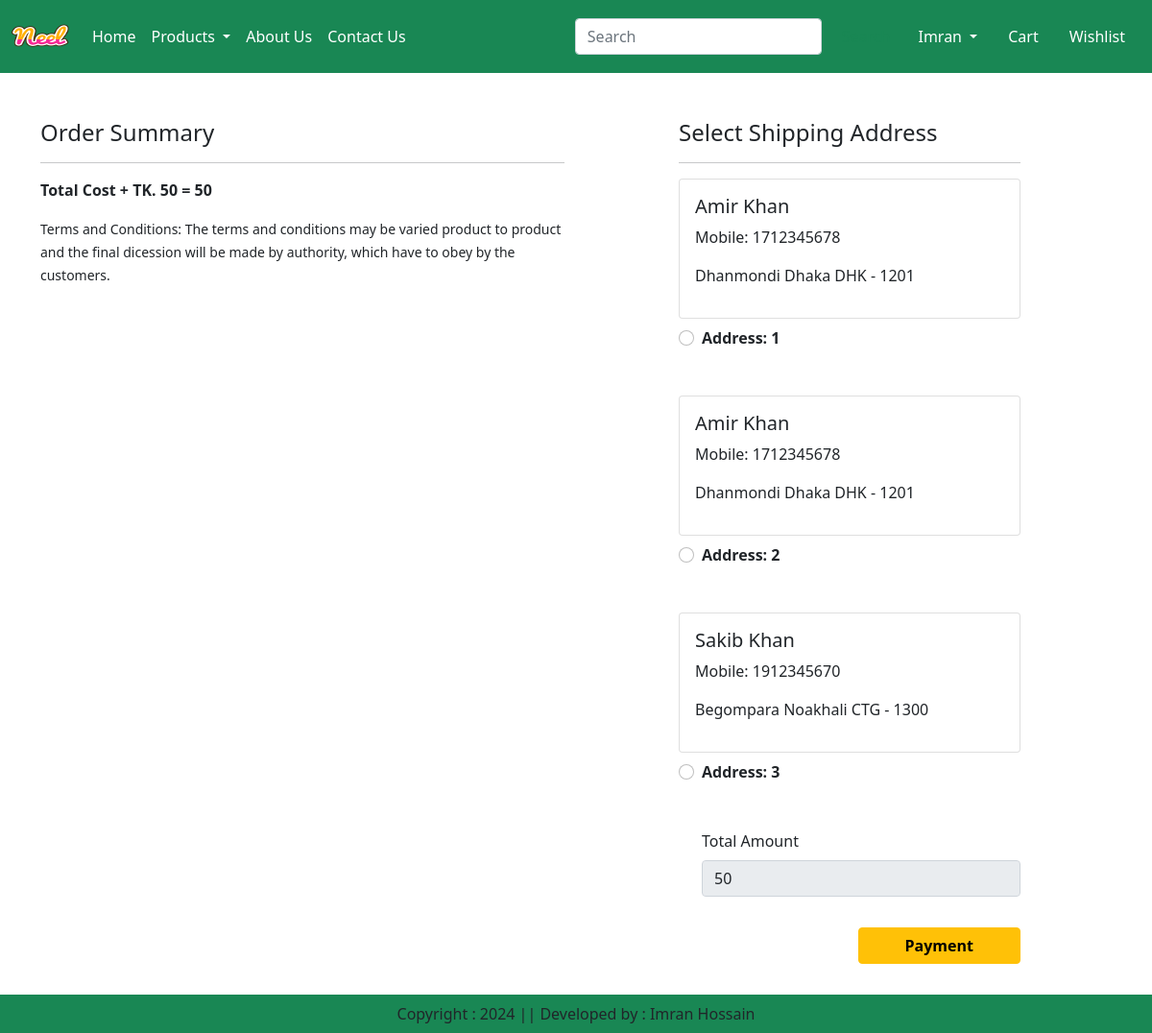
Before: /checkout/ (signed in) with the older database file.
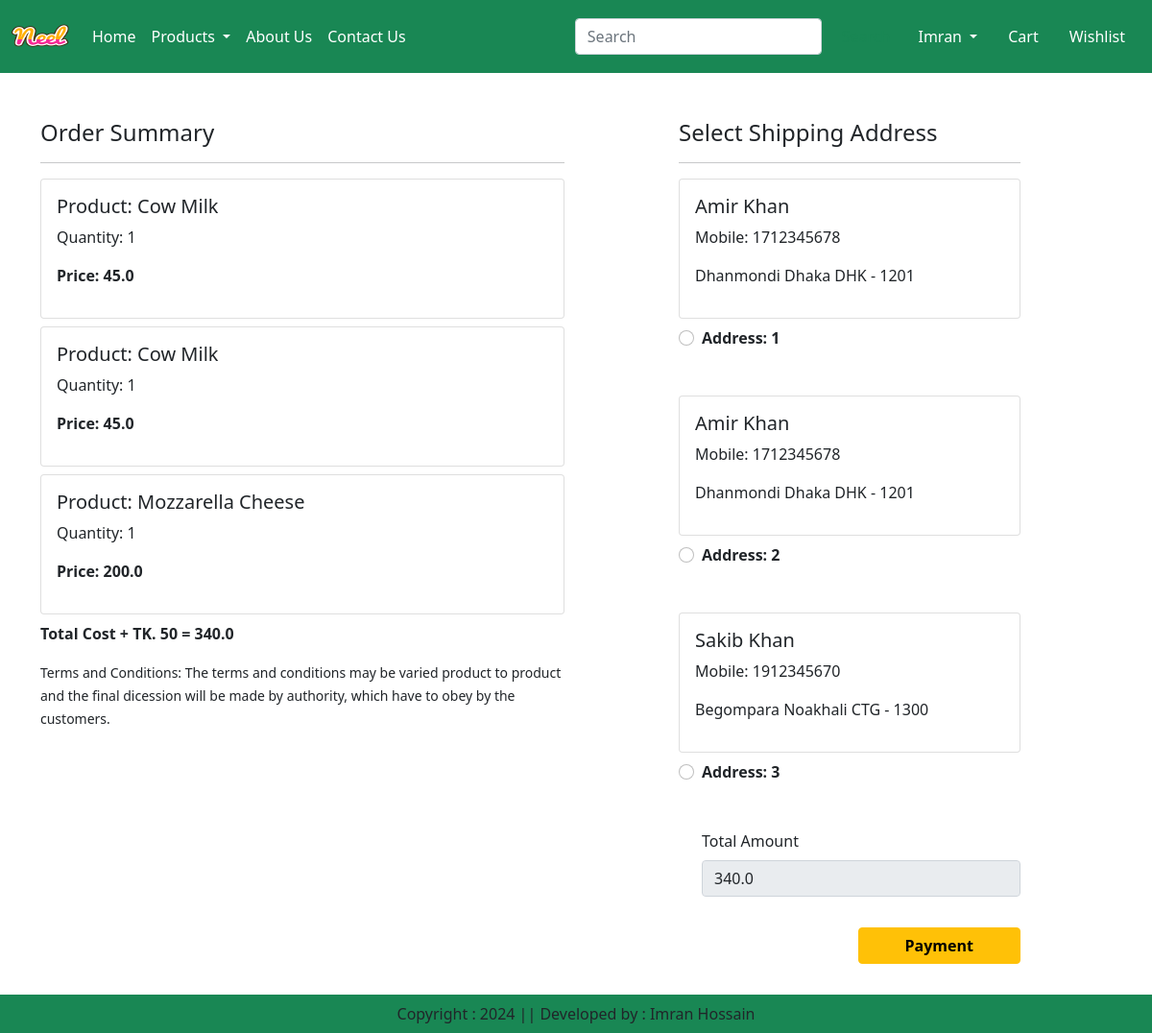
After: the same page with the newer database file.
### ecom_app/models.py (models this page shows, shortened)
class Customer(models.Model):
    user = models.ForeignKey(User, on_delete=models.CASCADE)
    name = models.CharField(max_length=200)
    locality = models.CharField(max_length=200)
    city = models.CharField(max_length=60)
    mobile = models.IntegerField(default=0)
    zipcode = models.IntegerField()
    division = models.CharField(choices=DIVI_CHOICES, max_length=100)

class Cart(models.Model):
    user = models.ForeignKey(User, on_delete=models.CASCADE)
    product = models.ForeignKey(Product, on_delete=models.CASCADE, default=1)
    quantity = models.PositiveIntegerField(default=1)

class Product(models.Model):
    title = models.CharField(max_length=100)
    selling_price = models.FloatField()
    discounted_price = models.FloatField()
    description = models.TextField()
    composition = models.TextField(default='')
    product_app = models.TextField(default='')
    category = models.CharField(choices=CATEGORY_CHOICES, max_length=2)
    product_img = models.ImageField(upload_to='product')

### ecom_app/views.py (the view)
# urls.py: path("checkout/", views.checkout.as_view(), name="checkout"),
class checkout(View):
    def get(self, request):
        user = request.user
        add = Customer.objects.filter(user=user)
        cart_items = Cart.objects.filter(user=user)
        famount = 0
        for p in cart_items:
            value = p.quantity * p.product.discounted_price
            famount = famount + value
        totalamount = famount + 50
        return render(request, "ecom_app/checkout.html", locals())

### ecom_app/templates/ecom_app/checkout.html (shortened to what this page needs)
{% extends 'ecom_app/base.html' %}
{% load static %}
{% block main-content %}
    <div class="container">
        <div class="row mt-5">
            <div class="col-sm-6">
                <h4>Order Summary</h4>
                <hr>
                {% for item in cart_items %}
                    <div class="card mb-2">
                        <div class="card-body">
                            <h5>Product: {{item.product.title}}</h5>
                            <p>Quantity: {{item.quantity}}</p>
                            <p class="fw-bold">Price: {{item.product.discounted_price}}</p>
                        </div>
                    </div>
                {% endfor %}
                <p class="fw-bold">Total Cost + TK. 50 = {{totalamount}}</p>
                <small>Terms and Conditions: The terms and conditions may be varied product to product and the final dicession will be made by authority, which have to obey by the customers.</small>
            </div>
            <div class="col-sm-4 offset-sm-1">
                <h4>Select Shipping Address</h4>
                <hr>
                <form method="post" id="myform">
                    {% for ad in add %}
                        <div class="card">
                            <div class="card-body">
                                <h5>{{ad.name}}</h5>
                                <p>Mobile: {{ad.mobile}}</p>
                                <p>{{ad.locality}} {{ad.city}} {{ad.division}} - {{ad.zipcode}}</p>
                            </div>
                        </div>
                        <div class="form-check mt-2 mb-5">
                            <input class="form-check-input" type="radio" name="custid" id="custadd{{forloop.counter}}" value="ad.id">
                            <label class="form-check-label fw-bold" for="custadd{{forloop.counter}}">
                                Address: {{forloop.counter}}
                            </label>
                        </div>
                    {% endfor %}
                    <div class="form-check mb-3">
                        <label for="totalamount" class="form-label">Total Amount</label>
                        <input type="number" class="form-control" name="totalamount" value={{totalamount}} readonly>
                    </div>
                    <div class="text-end">
                        <button id="rzp-button1" type="submit" class="btn btn-warning mt-3 px-5 fw-bold">Payment</button>
                    </div>
                    <br><br><br>
                </form>
            </div>
        </div>
    </div>
{% endblock main-content %}

Changed rows visible on the page:
added Cart: product "Cow Milk", quantity "1", product.discounted_price "45.0"
added Cart: product "Cow Milk", quantity "1", product.discounted_price "45.0"
added Cart: product "Mozzarella Cheese", quantity "1", product.discounted_price "200.0"
Other visible differences:
{{ totalamount }}: "50" → "340.0"
form field totalamount: "50" → "340.0"
